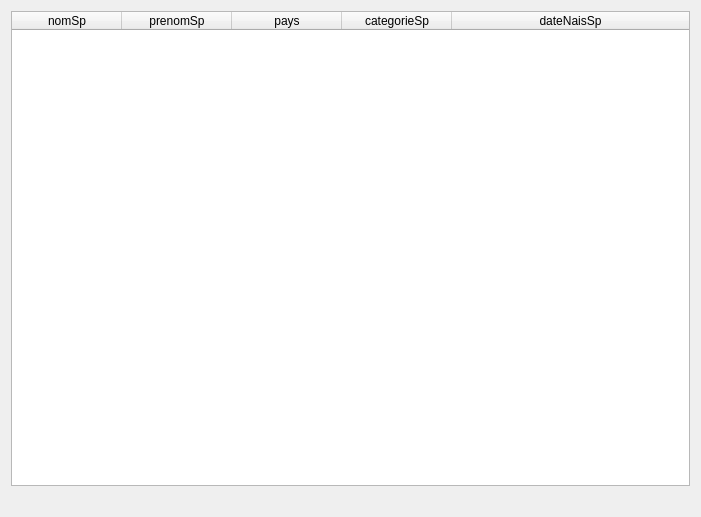
<?xml version="1.0" encoding="UTF-8"?>
<ui version="4.0">
 <class>fct_comp_5</class>
 <widget class="QDialog" name="fct_comp_5">
  <property name="geometry">
   <rect>
    <x>0</x>
    <y>0</y>
    <width>701</width>
    <height>517</height>
   </rect>
  </property>
  <property name="windowTitle">
   <string>Nom, Prénom, pays, catégorie des sportifs d'une équipe</string>
  </property>
  <layout class="QGridLayout" name="gridLayout">
   <item row="0" column="0">
    <layout class="QHBoxLayout" name="horizontalLayout">
     <property name="sizeConstraint">
      <enum>QLayout::SetDefaultConstraint</enum>
     </property>
    </layout>
   </item>
   <item row="1" column="0">
    <layout class="QHBoxLayout" name="horizontalLayout_2"/>
   </item>
   <item row="2" column="0">
    <widget class="QTableWidget" name="table_fct_comp_5">
     <attribute name="horizontalHeaderDefaultSectionSize">
      <number>110</number>
     </attribute>
     <attribute name="horizontalHeaderMinimumSectionSize">
      <number>50</number>
     </attribute>
     <attribute name="horizontalHeaderStretchLastSection">
      <bool>true</bool>
     </attribute>
     <attribute name="verticalHeaderVisible">
      <bool>false</bool>
     </attribute>
     <column>
      <property name="text">
       <string>nomSp</string>
      </property>
     </column>
     <column>
      <property name="text">
       <string>prenomSp</string>
      </property>
     </column>
     <column>
      <property name="text">
       <string>pays</string>
      </property>
     </column>
     <column>
      <property name="text">
       <string>categorieSp</string>
      </property>
     </column>
     <column>
      <property name="text">
       <string>dateNaisSp</string>
      </property>
     </column>
    </widget>
   </item>
   <item row="3" column="0">
    <widget class="QLabel" name="label_fct_comp_5">
     <property name="text">
      <string/>
     </property>
     <property name="alignment">
      <set>Qt::AlignCenter</set>
     </property>
    </widget>
   </item>
  </layout>
 </widget>
 <resources/>
 <connections/>
 <slots>
  <slot>refreshResult()</slot>
 </slots>
</ui>
